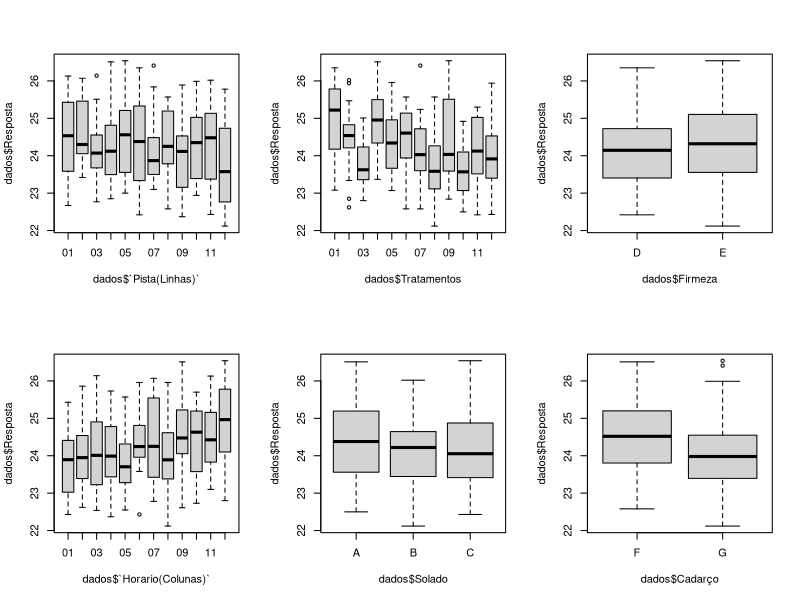
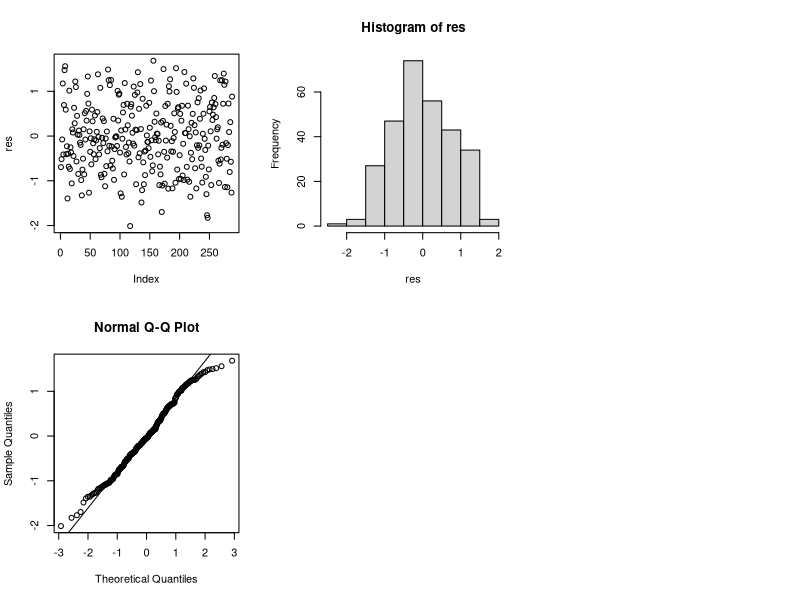

The R script that drew these images, in order:
library(readxl)
setwd("C:/Users/Guto/Desktop/Planejamento_Experimentos")
dados = read_excel("dados_exer2.xlsx")
names(dados)
######################################################### Questão 2 ########################################################

layout(matrix(c(1,2,3,4,5,6), ncol=3))
boxplot(dados$Resposta~dados$`Pista(Linhas)`)
boxplot(dados$Resposta~dados$`Horario(Colunas)`)
boxplot(dados$Resposta~dados$Tratamentos)
boxplot(dados$Resposta~dados$Solado)
boxplot(dados$Resposta~dados$Firmeza)
boxplot(dados$Resposta~dados$Cadarço)

####################################################        (a)    ####################################################

dados$`Pista(Linhas)`= as.factor(dados$`Pista(Linhas)`)
dados$`Horario(Colunas)`= as.factor(dados$`Horario(Colunas)`)
dados$Tratamentos= as.factor(dados$Tratamentos)

modelo = aov(`Resposta` ~ `Solado` * `Firmeza` *`Cadarço` + `Horario(Colunas)` + `Pista(Linhas)` ,data = dados)
summary(modelo)

modelo$coefficients


####### Análise de Resíduos 
res = residuals(modelo)

mean(res)
summary(res)
plot(res)

qqnorm(res)
qqline(res)
hist(res)
ks.test(res,pnorm)


####################################################        (b)    ####################################################

trat=factor(dados$Tratamentos)
contr=c(1,rep(-1/11,11))
contrasts(trat)=contr
resposta=dados$Resposta
pista=dados$`Pista(Linhas)`
horario=dados$`Horario(Colunas)`

# Ajustando o modelo para comparação

modelo2=aov(resposta~factor(pista)+factor(horario) + trat)

summary(modelo2,split=list(trat=list("Padrão x Alternativos"=1)))
